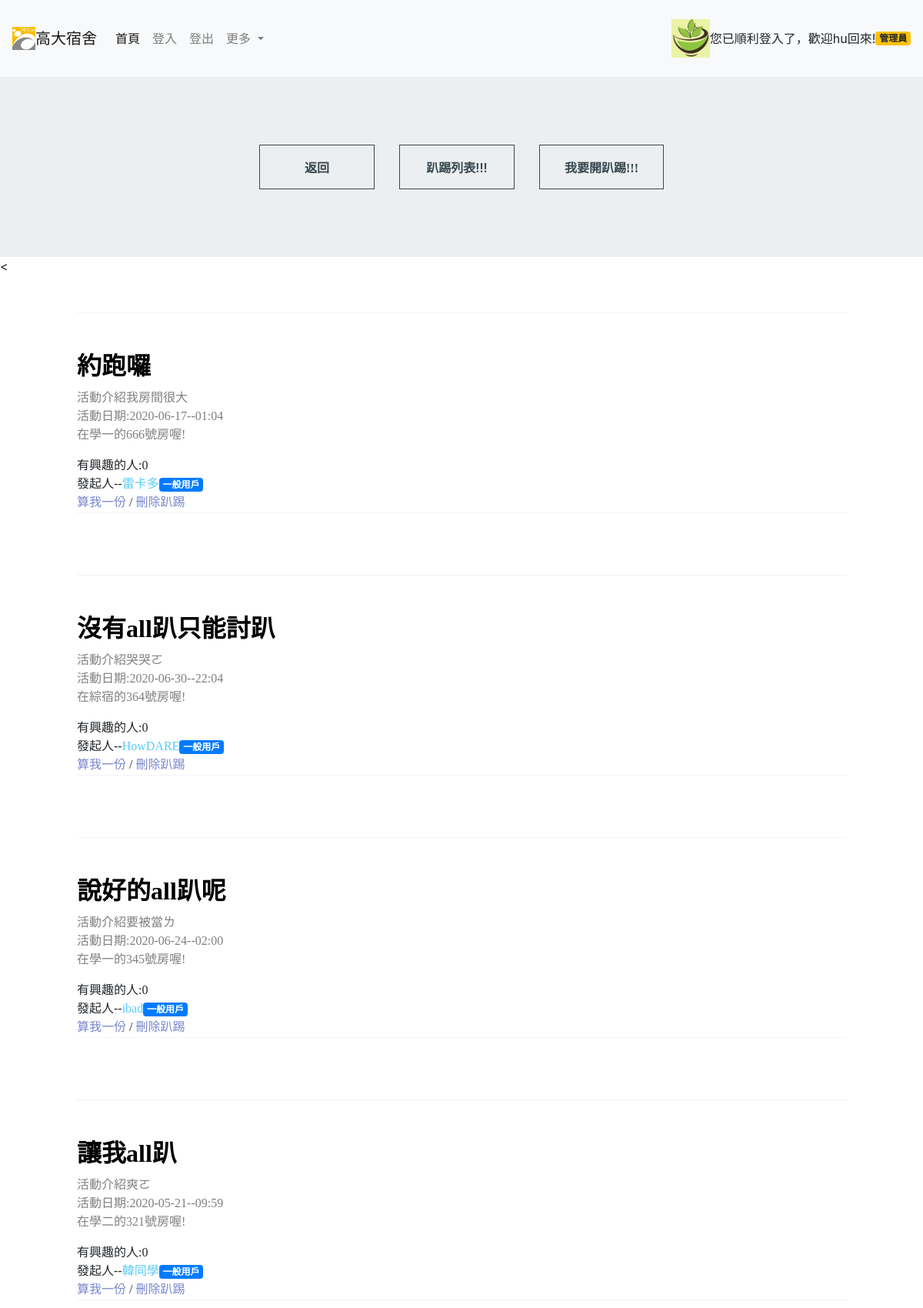
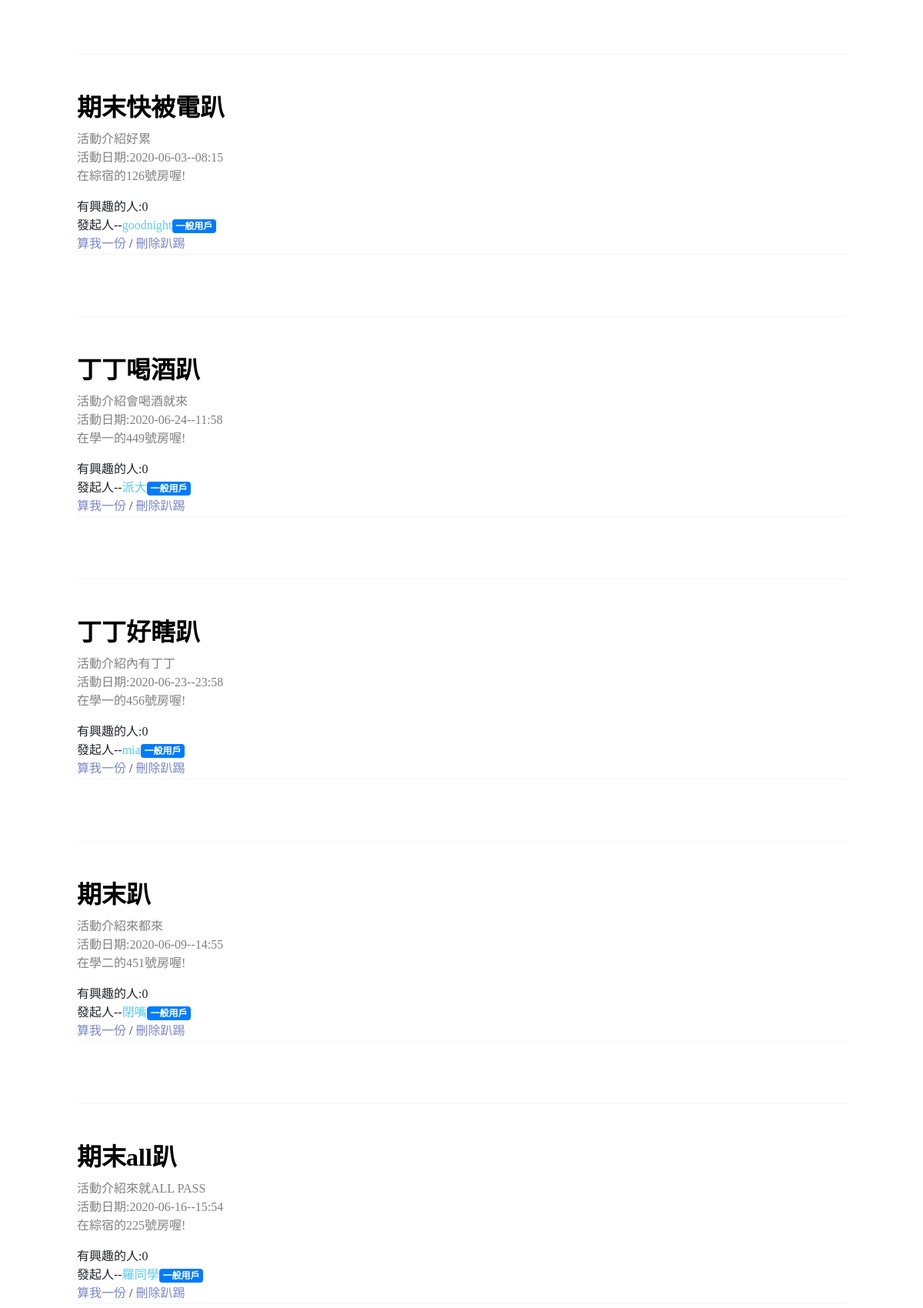
The page /project/party.php (signed in, upper part) on the database its author committed (2 pictures, top to bottom).
### tables this page shows
CREATE TABLE `usr` (
  `usrid` int(20) NOT NULL,
  `account` varchar(100) NOT NULL,
  `passwd` varchar(100) NOT NULL,
  `sex` varchar(10) NOT NULL,
  `types` varchar(10) DEFAULT NULL,
  `home` int(10) NOT NULL DEFAULT 1,
  `lineid` varchar(20) NOT NULL,
  `pic` varchar(100) NOT NULL
);

CREATE TABLE `party` (
  `partyid` int(10) NOT NULL,
  `partyname` varchar(40) NOT NULL,
  `partydates` varchar(40) NOT NULL,
  `partywhen` varchar(40) NOT NULL,
  `partybuild` varchar(10) NOT NULL,
  `partyroom` int(10) NOT NULL,
  `partygoal` varchar(100) NOT NULL,
  `partyholder` int(10) NOT NULL
);

### project/party.php (the view, shortened to what this page needs)
<!DOCTYPE html>
<html lang="en">
<head>
    <link rel="stylesheet" href="https://stackpath.bootstrapcdn.com/bootstrap/4.5.0/css/bootstrap.min.css"
>
    <link rel="stylesheet" type="text/css" href="css/normalize.css" />
    <link rel="stylesheet" type="text/css" href="css/vicons-font.css" />
    <link rel="stylesheet" type="text/css" href="css/base.css" />
    <link rel="stylesheet" type="text/css" href="css/buttons.css" />
    <link rel="stylesheet" type="text/css" href="css/test.css" />
</head>
<body>
    <?php
    include("navbar.php");
    ?>
    <div class="box bg-1">
    <button  class="button button--ujarak button--border-thin button--text-thick" onclick="location.href='showarticle.php'">返回</button>
        <button  class="button button--ujarak button--border-thin button--text-thick" onclick="location.href='party.php'">趴踢列表!!!</button>
        <button id="bbt" class="button button--ujarak button--border-thin button--text-thick"
            onclick="location.href='openparty.php'">我要開趴踢!!!</button>
        </div>
<
<?php
include("conn.php");
$SQL="SELECT * FROM party p JOIN usr u on p.partyholder=u.usrid ORDER BY p.partyid DESC";
$result=mysqli_query($link,$SQL);
while($row=mysqli_fetch_assoc($result)){
    echo "<div class='comment1'>";
    $pc=0;
    $partyid=$row['partyid'];
    $SQL2="SELECT * FROM partygood pg WHERE pg.partyid=$partyid ";
    $result2=mysqli_query($link,$SQL2);
    echo "<p>".$row['partyname']."</p>";
    echo "<blockquote>";
    echo "活動介紹".$row['partygoal']."<br/>";
    echo "活動日期:".$row['partydates']."--".$row['partywhen']."<br/>";
    echo "在".$row['partybuild']."的".$row['partyroom']."號房喔!<br/>";
    echo "</blockquote>";
    while ($row2 = mysqli_fetch_assoc($result2)) {
        if ($row2['partyid'] == $row['partyid'] ) {
            $pc +=1;
        }
    }
    echo "有興趣的人:".$pc;
    echo "<br/>";
    echo "發起人--<footer>".$row['account'];
    if($row['types']=='admin')
        echo "<span class='badge badge-warning'>管理員</span>";
        else
        echo "<span class='badge badge-primary'>一般用戶</span>";
    echo "</footer><br/>";
    echo "<a href='partygood.php?partyid=" . $row['partyid'] . "'>算我一份</a>";
    if ($_SESSION['isadmin'] == 'yes' || $row['usrid'] == $_SESSION['usrid']) {
            echo  " / <a href='partdelete.php?partyid=" . $row['partyid'] . "'>刪除趴踢</a>";
        }
    echo "</div>";
}
?>
</body>

### project/navbar.php (shortened to what this page needs)
<nav class="navbar navbar-expand-lg navbar-light bg-light" style="height: 100px;">
    <img src="nuk.png" width="30" height="30" class="d-inline-block align-top" alt="" loading="lazy">
    <a class="navbar-brand" href="index.php">高大宿舍</a>
    <div class="collapse navbar-collapse" id="navbarSupportedContent">
        <ul class="navbar-nav mr-auto">
            <li class="nav-item active">
                <a class="nav-link" href="index.php">首頁 <span class="sr-only">(current)</span></a>
            </li>
            <li class="nav-item">
                <a class="nav-link" href="login.php">登入</a>
            </li>
            <li class="nav-item">
                <a class="nav-link" href="logout.php">登出</a>
            </li>
            <li class="nav-item dropdown">
                <a class="nav-link dropdown-toggle" href="#" id="navbarDropdown" role="button" data-toggle="dropdown"
                    aria-haspopup="true" aria-expanded="false">
                    更多
                </a>
            </li>
        </ul>
        <?php
    include('conn.php');
    $usrid = $_SESSION['usrid'];
    $SQL = "SELECT * FROM usr u WHERE u.usrid=$usrid";
    $result = mysqli_query($link, $SQL);
    $row = mysqli_fetch_assoc($result);
    if ($_SESSION['logstat'] == 'ok') {
        echo "<img src='".$row['pic']."' alt='' style='width:50px;height:50px'>";
      echo "您已順利登入了，歡迎" . $row['account'] . "回來!   ";
      if ($_SESSION['isadmin'] == 'yes') {
        echo "<span class='badge badge-warning'>管理員</span>";
      } else {
        echo "<span class='badge badge-primary'>一般用戶</span>";
      }
    } else {
      echo "您還尚未登入ㄛ!";
    }
    ?>
    </div>
</nav>

### project/css/base.css (style rules this page uses)
*, *:after, *:before { -webkit-box-sizing: border-box; box-sizing: border-box; }
a { color: #7986cb; text-decoration: none; outline: none; }
.box { padding: 4.5em 0; display: -webkit-flex; display: -ms-flexbox; display: flex; -webkit-flex-wrap: wrap; -ms-flex-wrap: wrap; flex-wrap: wrap; -webkit-justify-content: center; justify-content: center; }

### project/css/buttons.css (style rules this page uses)
.bg-1 { background: #ECEFF1; color: #37474f; }
.button { float: left; min-width: 150px; max-width: 250px; display: block; margin: 1em; padding: 1em 2em; border: none; background: none; color: inherit; vertical-align: middle; position: relative; z-index: 1; -webkit-backface-visibility: hidden; -moz-osx-font-smoothing: grayscale; }
.bg-1 .button { color: #37474f; border-color: #37474f; }
.button--text-thick { font-weight: 600; }
.button--border-thin { border: 1px solid; }
.button--ujarak { -webkit-transition: border-color 0.4s, color 0.4s; transition: border-color 0.4s, color 0.4s; }
.button--ujarak::before { content: ''; position: absolute; top: 0; left: 0; width: 100%; height: 100%; background: #37474f; z-index: -1; opacity: 0; -webkit-transform: scale3d(0.7, 1, 1); transform: scale3d(0.7, 1, 1); -webkit-transition: -webkit-transform 0.4s, opacity 0.4s; transition: transform 0.4s, opacity 0.4s; -webkit-transition-timing-function: cubic-bezier(0.2, 1, 0.3, 1); transition-timing-function: cubic-bezier(0.2, 1, 0.3, 1); }
.button--ujarak, .button--ujarak::before { -webkit-transition-timing-function: cubic-bezier(0.2, 1, 0.3, 1); transition-timing-function: cubic-bezier(0.2, 1, 0.3, 1); }

### project/css/test.css (style rules this page uses)
.comment1 { padding-top: 35px; padding-bottom: 1px; border-top: 1px solid #f4f4f4; border-bottom: 1px solid #f4f4f4; margin: 3em auto 5em auto; max-width: 1000px; width: 100%; font-family: Microsoft JhengHei; }
.comment1 p { font-size: 2em; color: black; font-weight: bold; margin-top: 10px; margin-bottom: 5px; }
.comment1 footer { color: rgb(88, 203, 248); display: inline; }
#bbt { font-family: Microsoft JhengHei; }
.comment1 blockquote { color: grey; }

### rows shown on the page
usr: pic (picture), account "hu"
party: partyname "約跑囉", partygoal "我房間很大", partydates "2020-06-17", partywhen "01:04", partybuild "學一", partyroom "666", pc "0", usr.account "雷卡多"
party: partyname "沒有all趴只能討趴", partygoal "哭哭ㄛ", partydates "2020-06-30", partywhen "22:04", partybuild "綜宿", partyroom "364", pc "0", usr.account "HowDARE"
party: partyname "說好的all趴呢", partygoal "要被當ㄌ", partydates "2020-06-24", partywhen "02:00", partybuild "學一", partyroom "345", pc "0", usr.account "ibad"
party: partyname "讓我all趴", partygoal "爽ㄛ", partydates "2020-05-21", partywhen "09:59", partybuild "學二", partyroom "321", pc "0", usr.account "韓同學"
party: partyname "期末快被電趴", partygoal "好累", partydates "2020-06-03", partywhen "08:15", partybuild "綜宿", partyroom "126", pc "0", usr.account "goodnight"
party: partyname "丁丁喝酒趴", partygoal "會喝酒就來", partydates "2020-06-24", partywhen "11:58", partybuild "學一", partyroom "449", pc "0", usr.account "派大"
party: partyname "丁丁好瞎趴", partygoal "內有丁丁", partydates "2020-06-23", partywhen "23:58", partybuild "學一", partyroom "456", pc "0", usr.account "mia"
party: partyname "期末趴", partygoal "來都來", partydates "2020-06-09", partywhen "14:55", partybuild "學二", partyroom "451", pc "0", usr.account "閉嘴"
party: partyname "期末all趴", partygoal "來就ALL PASS", partydates "2020-06-16", partywhen "15:54", partybuild "綜宿", partyroom "225", pc "0", usr.account "羅同學"
